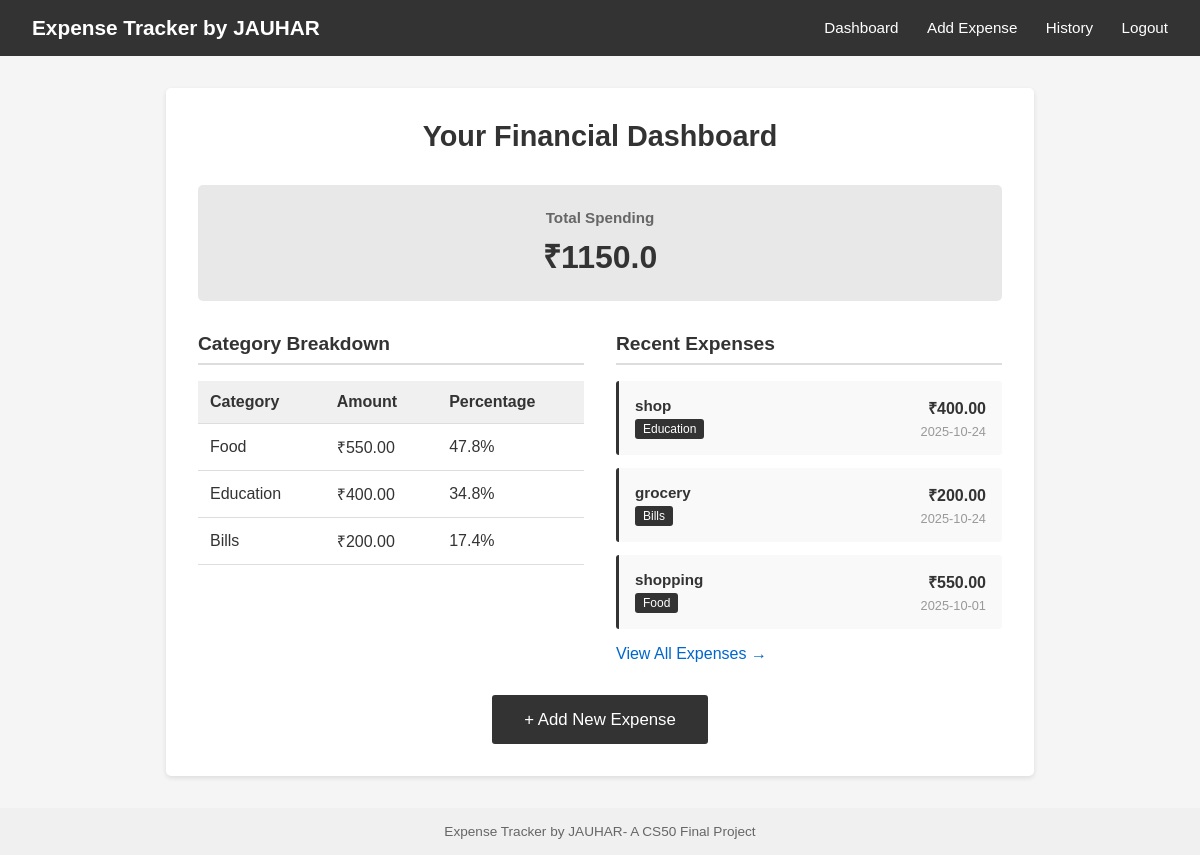
The page / (signed in) on the database its author committed.
### tables this page shows
CREATE TABLE expenses (
id INTEGER PRIMARY KEY AUTOINCREMENT,
user_id INTEGER NOT NULL,
description TEXT NOT NULL,
amount REAL NOT NULL,
category TEXT NOT NULL,
date TEXT NOT NULL,
FOREIGN KEY(user_id) REFERENCES users(id)
);

### app.py (the view)
@app.route("/")
@login_required
def index():
    user_id = session["user_id"]
    result = db.execute("SELECT SUM(amount) as total FROM expenses WHERE user_id = ?", user_id)
    total_spending = result[0]["total"] if result[0]["total"] is not None else 0
    categories = db.execute("""
        SELECT category, SUM(amount) as total
        FROM expenses
        WHERE user_id = ?
        GROUP BY category
        ORDER BY total DESC
    """, user_id)
    recent = db.execute("""
        SELECT * FROM expenses
        WHERE user_id = ?
        ORDER BY date DESC, id DESC
        LIMIT 5
    """, user_id)
    return render_template("index.html",
                           total=round(total_spending, 2),
                           categories=categories,
                           recent=recent)

### helpers.py (called while the page is built)
def login_required(f):
    @wraps(f)
    def decorated_function(*args, **kwargs):
        if session.get("user_id") is None:
            return redirect("/login")
        return f(*args, **kwargs)
    return decorated_function

### templates/index.html (shortened to what this page needs)
{% extends "layout.html" %}
{% block main %}
    <div class="dashboard">
        <div class="welcome-section">
            <h1>Your Financial Dashboard</h1>
        </div>
        <div class="summary-cards">
            <div class="summary-card total-card">
                <h3>Total Spending</h3>
                <div class="amount">₹{{ total }}</div>
            </div>
        </div>
        <div class="content-grid">
            <div class="section">
                <h2>Category Breakdown</h2>
                {% if categories %}
                    <table class="data-table">
                        <thead>
                            <tr>
                                <th>Category</th>
                                <th>Amount</th>
                                <th>Percentage</th>
                            </tr>
                        </thead>
                        <tbody>
                            {% for cat in categories %}
                                <tr>
                                    <td>{{ cat.category }}</td>
                                    <td>₹{{ "%.2f"|format(cat.total) }}</td>
                                    <td>{{ "%.1f"|format((cat.total / total * 100) if total > 0 else 0) }}%</td>
                                </tr>
                            {% endfor %}
                        </tbody>
                    </table>
                {% else %}
                    <p class="no-data">No expenses yet. Start tracking!</p>
                {% endif %}
            </div>
            <div class="section">
                <h2>Recent Expenses</h2>
                {% if recent %}
                    <div class="expense-list">
                        {% for exp in recent %}
                            <div class="expense-item">
                                <div class="expense-info">
                                    <strong>{{ exp.description }}</strong>
                                    <span class="category-badge">{{ exp.category }}</span>
                                </div>
                                <div class="expense-details">
                                    <span class="expense-amount">₹{{ "%.2f"|format(exp.amount) }}</span>
                                    <span class="expense-date">{{ exp.date }}</span>
                                </div>
                            </div>
                        {% endfor %}
                    </div>
                    <a href="/history" class="btn-link">View All Expenses →</a>
                {% else %}
                    <p class="no-data">No expenses yet.</p>
                {% endif %}
            </div>
        </div>
        <div class="action-section">
            <a href="/add" class="btn-primary btn-large">+ Add New Expense</a>
        </div>
    </div>
{% endblock %}

### templates/layout.html (shortened to what this page needs)
<!DOCTYPE html>
<html lang="en">
    <head>
        <link rel="stylesheet" href="/static/styles.css">
    </head>
    <body>
        <nav class="navbar">
            <div class="nav-brand">Expense Tracker by JAUHAR</div>
            <div class="nav-links">
                {% if session.user_id %}
                    <a href="/">Dashboard</a>
                    <a href="/add">Add Expense</a>
                    <a href="/history">History</a>
                    <a href="/logout">Logout</a>
                {% endif %}
            </div>
        </nav>
        <main class="container">
            {% block main %}{% endblock %}
        </main>
        <footer class="footer">
            <p>Expense Tracker by JAUHAR- A CS50 Final Project</p>
        </footer>
    </body>
</html>

### static/styles.css (style rules this page uses)
* { margin: 0; padding: 0; box-sizing: border-box; }
body { font-family: Arial, sans-serif; background-color: #f5f5f5; color: #333; }
.navbar { background-color: #333; color: white; padding: 1rem 2rem; display: flex; justify-content: space-between; align-items: center; }
.nav-brand { font-size: 1.3rem; font-weight: bold; }
.nav-links a { color: white; text-decoration: none; margin-left: 1.5rem; font-size: 0.95rem; }
.container { max-width: 900px; margin: 2rem auto; padding: 0 1rem; }
.dashboard { background: white; padding: 2rem; border-radius: 5px; box-shadow: 0 2px 5px rgba(0, 0, 0, 0.1); }
.welcome-section h1 { text-align: center; margin-bottom: 2rem; font-size: 1.8rem; }
.summary-cards { display: flex; gap: 1.5rem; margin-bottom: 2rem; flex-wrap: wrap; }
.summary-card { flex: 1; min-width: 200px; padding: 1.5rem; background-color: #e8e8e8; border-radius: 5px; text-align: center; }
.summary-card h3 { font-size: 0.95rem; margin-bottom: 0.5rem; color: #666; }
.summary-card .amount { font-size: 2rem; font-weight: bold; color: #333; }
.content-grid { display: grid; grid-template-columns: repeat(auto-fit, minmax(350px, 1fr)); gap: 2rem; margin-bottom: 2rem; }
.section h2 { font-size: 1.2rem; margin-bottom: 1rem; border-bottom: 2px solid #ddd; padding-bottom: 0.5rem; }
.data-table { width: 100%; border-collapse: collapse; }
.data-table th, .data-table td { padding: 0.75rem; text-align: left; border-bottom: 1px solid #ddd; }
.data-table th { background-color: #f0f0f0; font-weight: bold; }
.expense-list { display: flex; flex-direction: column; gap: 0.8rem; }
.expense-item { background-color: #f9f9f9; padding: 1rem; border-left: 3px solid #333; border-radius: 3px; display: flex; justify-content: space-between; align-items: center; }
.expense-info { display: flex; flex-direction: column; gap: 0.3rem; }
.expense-info strong { font-size: 0.95rem; }
.category-badge { background-color: #333; color: white; padding: 0.2rem 0.5rem; border-radius: 3px; font-size: 0.75rem; display: inline-block; width: fit-content; }
.expense-details { display: flex; flex-direction: column; align-items: flex-end; gap: 0.3rem; }
.expense-amount { font-weight: bold; font-size: 1rem; }
.expense-date { font-size: 0.8rem; color: #999; }
.btn-link { color: #0066cc; text-decoration: none; font-weight: normal; margin-top: 1rem; display: inline-block; }
.action-section { text-align: center; margin-top: 2rem; }
.btn-primary { background-color: #333; color: white; padding: 0.7rem 1.5rem; border: none; border-radius: 3px; font-size: 1rem; cursor: pointer; text-decoration: none; display: inline-block; }
.btn-large { padding: 0.9rem 2rem; font-size: 1.05rem; }
.footer { background-color: #f0f0f0; padding: 1rem; text-align: center; color: #666; font-size: 0.85rem; margin-top: 2rem; }

### rows shown on the page
expenses: category "Food", total "550.00", total "47.8", description "shopping", amount "550.00", date "2025-10-01"
expenses: category "Education", total "400.00", total "34.8", description "shop", amount "400.00", date "2025-10-24"
expenses: category "Bills", total "200.00", total "17.4", description "grocery", amount "200.00", date "2025-10-24"

### other values the page prints
{{ total }} "1150.0"
